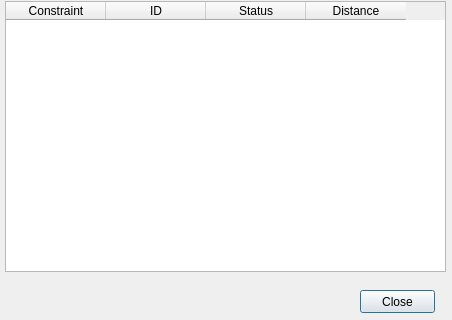
<?xml version="1.0" encoding="UTF-8"?>
<ui version="4.0">
 <class>dlgPipelineDialog</class>
 <widget class="QDialog" name="dlgPipelineDialog">
  <property name="geometry">
   <rect>
    <x>0</x>
    <y>0</y>
    <width>452</width>
    <height>320</height>
   </rect>
  </property>
  <property name="windowTitle">
   <string>Pipeline Planner</string>
  </property>
  <widget class="QTableWidget" name="tblImpacts">
   <property name="geometry">
    <rect>
     <x>5</x>
     <y>1</y>
     <width>441</width>
     <height>271</height>
    </rect>
   </property>
   <property name="alternatingRowColors">
    <bool>true</bool>
   </property>
   <column>
    <property name="text">
     <string>Constraint</string>
    </property>
   </column>
   <column>
    <property name="text">
     <string>ID</string>
    </property>
   </column>
   <column>
    <property name="text">
     <string>Status</string>
    </property>
   </column>
   <column>
    <property name="text">
     <string>Distance</string>
    </property>
   </column>
  </widget>
  <widget class="QPushButton" name="btnPush">
   <property name="geometry">
    <rect>
     <x>360</x>
     <y>290</y>
     <width>75</width>
     <height>23</height>
    </rect>
   </property>
   <property name="text">
    <string>Close</string>
   </property>
  </widget>
 </widget>
 <resources/>
 <connections>
  <connection>
   <sender>btnPush</sender>
   <signal>pressed()</signal>
   <receiver>dlgPipelineDialog</receiver>
   <slot>reject()</slot>
   <hints>
    <hint type="sourcelabel">
     <x>397</x>
     <y>301</y>
    </hint>
    <hint type="destinationlabel">
     <x>225</x>
     <y>159</y>
    </hint>
   </hints>
  </connection>
 </connections>
</ui>
